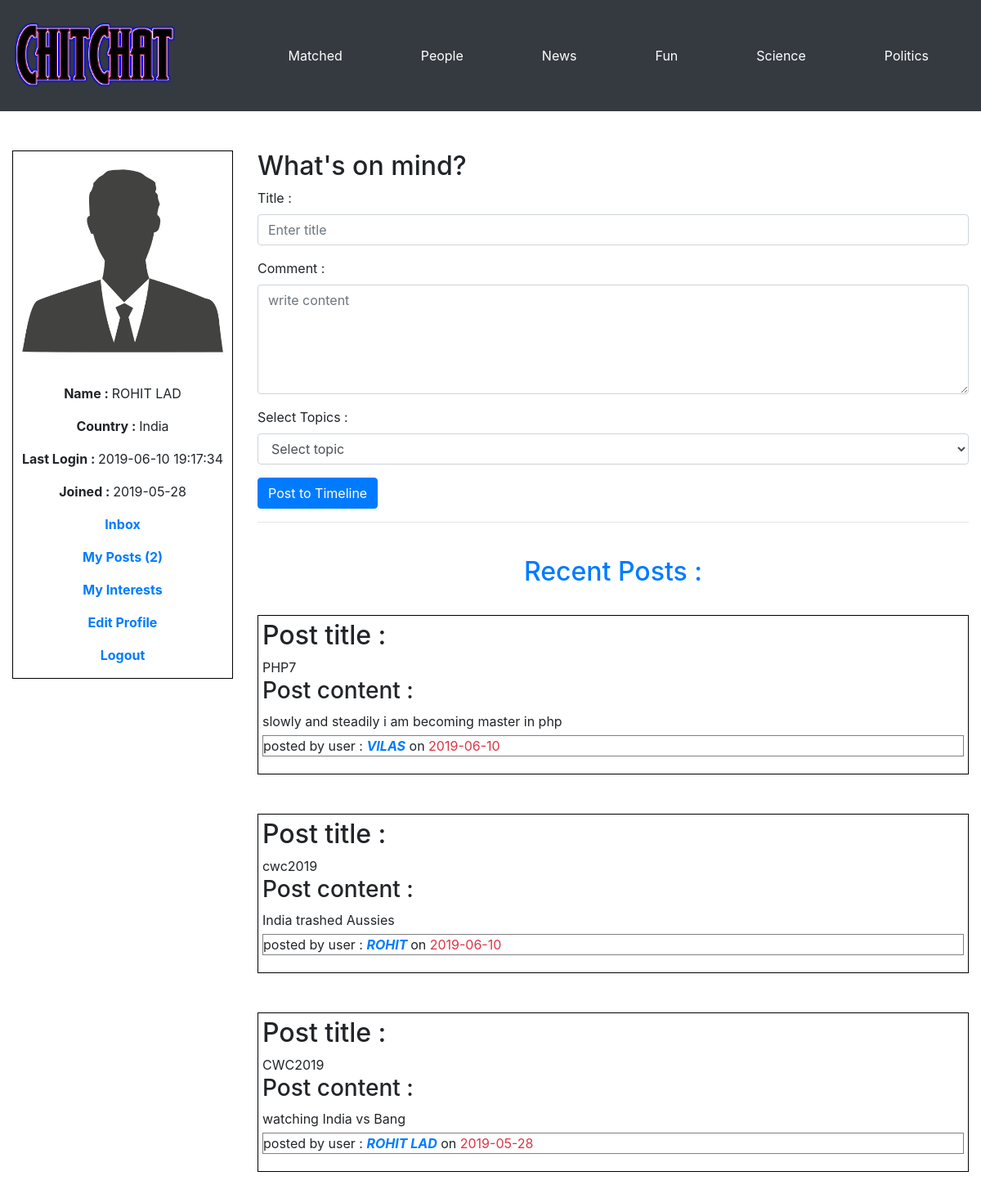
Page /home.php (signed in) on the committed database.
### tables this page shows
CREATE TABLE `topics` (
  `topic_id` int(11) NOT NULL,
  `topic_title` text NOT NULL
);

CREATE TABLE `users` (
  `user_id` int(11) NOT NULL,
  `user_name` varchar(100) NOT NULL,
  `user_pass` varchar(100) NOT NULL,
  `user_email` varchar(100) NOT NULL,
  `user_country` varchar(100) NOT NULL,
  `user_gender` varchar(100) NOT NULL,
  `user_b_day` date NOT NULL,
  `user_image` text NOT NULL,
  `register_date` date NOT NULL,
  `last_login` timestamp NOT NULL DEFAULT current_timestamp(),
  `status` text NOT NULL,
  `posts` text NOT NULL
);

CREATE TABLE `posts` (
  `post_id` int(11) NOT NULL,
  `user_id` int(11) NOT NULL,
  `user_name` varchar(100) NOT NULL,
  `topic_id` int(11) NOT NULL,
  `post_title` text NOT NULL,
  `post_content` text NOT NULL,
  `post_date` date NOT NULL
);

### home.php (the view, shortened to what this page needs)
<?php
include 'includes/connection.php';
include 'functions/functions.php';
?>
<!DOCTYPE html>
<html>
  <head>
    <link rel="stylesheet" href="https://maxcdn.bootstrapcdn.com/bootstrap/4.3.1/css/bootstrap.min.css">
    <link rel="stylesheet" href="styles/style.css">
  </head>
  <body>
      <nav class="navbar navbar-expand-lg bg-dark navbar-dark">
          <a class="navbar-brand" href="index.php">
            <img src="images/logo.png" width="200px">
          </a>
          <div class="collapse navbar-collapse justify-content-end" id="collapsibleNavbar">
            <ul class="navbar-nav">
              <li class="nav-item">
                <a class="nav-link p-5 text-white" href="matched.php">Matched</a>
              </li>
              <li class="nav-item">
                <a class="nav-link p-5 text-white" href="people.php">People</a>
              </li>
              <?php
              $get_topics = "select * from topics";
              $run_topics = mysqli_query($con, $get_topics);
              while($row = mysqli_fetch_assoc($run_topics)){
                  $topic_title = $row['topic_title'];
                  $topicurl = strtolower($topic_title . '.php');
                  echo "
                  <li class='nav-item'>
                    <a class='nav-link p-5 text-white' href='$topicurl'>$topic_title</a>
                  </li>
                  ";
              }
            ?>
            </ul>
        </div>
      </nav><br /><br />
      <div class="container-fluid">
        <div class="row">
          <div class="col-xl-3 col-lg-6 col-md-6 USERPROF">
            <div style="border: 1px solid black;">
            <?php
                $user = $_SESSION['user_email'];
                $get_user = "select * from users where user_email='$user'";
                $run_user = mysqli_query($con, $get_user);
                $row = mysqli_fetch_array($run_user);
                $user_id = $row['user_id'];
                $user_name = strtoupper($row['user_name']);
                $user_country = $row['user_country'];
                $register_date = $row['register_date'];
                $last_login = $row['last_login'];
                $user_image = $row['user_image'];
                $userpostcount = getpostcount();
                echo "
                  <div>
                    <img src='images/$user_image' style='height: 100%; width: 100%; object-fit: contain;'>
                  </div>
                  <p class='mt-3'><strong>Name : </strong>$user_name</p>
                  <p><strong>Country : </strong>$user_country</p>
                  <p><strong>Last Login : </strong>$last_login</p>
                  <p><strong>Joined : </strong>$register_date</p>
                  <p><a href='inbox.php' style='font-weight: bolder;
                  text-decoration: none;'>Inbox </a></p>
                  <p><a href='myposts.php' style='font-weight: bolder;
                  text-decoration: none;'>My Posts ($userpostcount)</a></p>
                  <p><a href='myinterest.php' style='font-weight: bolder;
                  text-decoration: none;'>My Interests</a></p>
                  <p><a href='editprofile.php' style='font-weight: bolder;
                  text-decoration: none;'>Edit Profile</a></p>
                  <p><a href='logout.php' style='font-weight: bolder;
                  text-decoration: none;'>Logout</a></p>
                ";
              ?>
            </div>
          </div>
          <div class="col-xl-9 col-lg-6 col-md-6">
            <form action="home.php?id=<?php echo $user_id;?>" method="post">
              <h2>What's on mind?</h2>
              <div class="form-group">
                <label for="title">Title : &nbsp;</label>
                <input type="text" class="form-control" id="email" placeholder="Enter title" name="title" required="required">
              </div>
              <div class="form-group">
                <label for="tcontent">Comment : &nbsp;</label>
                <textarea name="content" class="form-control" rows="5" id="tcontent" placeholder="write content"></textarea>
              </div>
              <div class="form-group">
                <label for="topics">Select Topics : &nbsp;</label>
                <select class="form-control" id="topics" name="topic">
                  <option>Select topic</option>
                </select>
              </div>
              <button name="sub" class="btn btn-primary">Post to Timeline</button><br /><hr />
            </form>
            <div class="mt-3">
              <h2 class="text-primary" style="text-align:center; padding: 25px 0;">Recent Posts : </h2>
              <?php getPosts(); ?>
            </div>
          </div>
        </div>
      </div>
  </body>
</html>

### functions/functions.php (shortened to what this page needs)
<?php
include "includes/connection.php";
function getPosts(){
  global $con;
  $get_posts = "select * from posts ORDER BY post_id DESC";
  $run_posts = mysqli_query($con, $get_posts);
  while($row = mysqli_fetch_assoc($run_posts)){
      $post_title = $row['post_title'];
      $post_content = $row['post_content'];
      $user_post_name = strtoupper($row['user_name']);
      $date = $row['post_date'];
      echo "<div style='border:1px solid black;'>
            <div style='padding:5px;'>
            <h2>Post title :</h2> $post_title
            <h3>Post content :</h3> $post_content
            <p style='border:1px solid grey; margin-top:5px;'>posted by user :
              <span class='text-primary'><b><i>$user_post_name</i></b></span>
              on <span class='text-danger'>$date</span>
            </p>
            </div>
            </div>
            <br /><br />
            ";
  }
}
function getpostcount(){
  global $con;
  $user_email = $_SESSION['user_email'];
  $getuserid = "select * from users where user_email='$user_email'";
  $run_getuserid = mysqli_query($con, $getuserid);
  while($row = mysqli_fetch_assoc($run_getuserid))
    $var = $row['user_id'];
  $getpost = "select * from posts where user_id='$var'";
  $run_getpost = mysqli_query($con, $getpost);
  $postcount = mysqli_num_rows($run_getpost);
  return $postcount;
}
?>

### styles/style.css (style rules this page uses)
.USERPROF { margin-bottom: 15px; }
@media (min-width: 0px) { .USERPROF { text-align: center; } }

### rows in the picture
topics: topic_title "News"
topics: topic_title "Fun"
topics: topic_title "Science"
topics: topic_title "Politics"
users: user_image (placeholder picture), user_name "ROHIT LAD", user_country "India", last_login "2019-06-10 19:17:34", register_date "2019-05-28"
posts: post_title "PHP7", post_content "slowly and steadily i am becoming master in php", user_name "VILAS", post_date "2019-06-10"
posts: post_title "cwc2019", post_content "India trashed Aussies", user_name "ROHIT", post_date "2019-06-10"
posts: post_title "CWC2019", post_content "watching India vs Bang", user_name "ROHIT LAD", post_date "2019-05-28"

### other values in the picture
$userpostcount "2"
